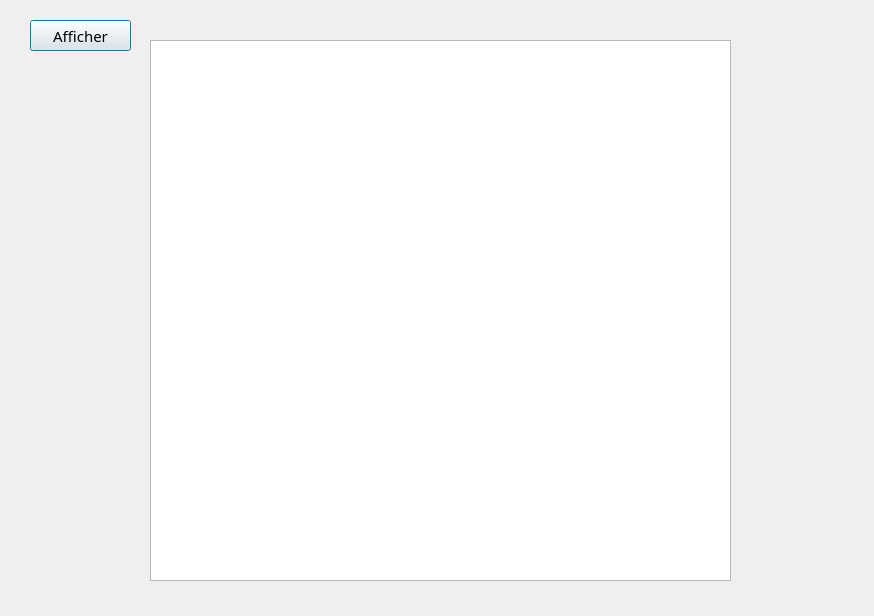
<?xml version="1.0" encoding="UTF-8"?>
<ui version="4.0">
 <class>statch</class>
 <widget class="QDialog" name="statch">
  <property name="geometry">
   <rect>
    <x>0</x>
    <y>0</y>
    <width>874</width>
    <height>616</height>
   </rect>
  </property>
  <property name="windowTitle">
   <string>Dialog</string>
  </property>
  <widget class="QPushButton" name="pushButton">
   <property name="geometry">
    <rect>
     <x>30</x>
     <y>20</y>
     <width>101</width>
     <height>31</height>
    </rect>
   </property>
   <property name="font">
    <font>
     <family>Segoe Print</family>
     <pointsize>11</pointsize>
    </font>
   </property>
   <property name="text">
    <string>Afficher</string>
   </property>
  </widget>
  <widget class="QGraphicsView" name="Employe_label_Stats">
   <property name="geometry">
    <rect>
     <x>150</x>
     <y>40</y>
     <width>581</width>
     <height>541</height>
    </rect>
   </property>
   <property name="styleSheet">
    <string notr="true">font: 10pt &quot;Segoe Print&quot;;</string>
   </property>
  </widget>
 </widget>
 <resources/>
 <connections/>
</ui>
